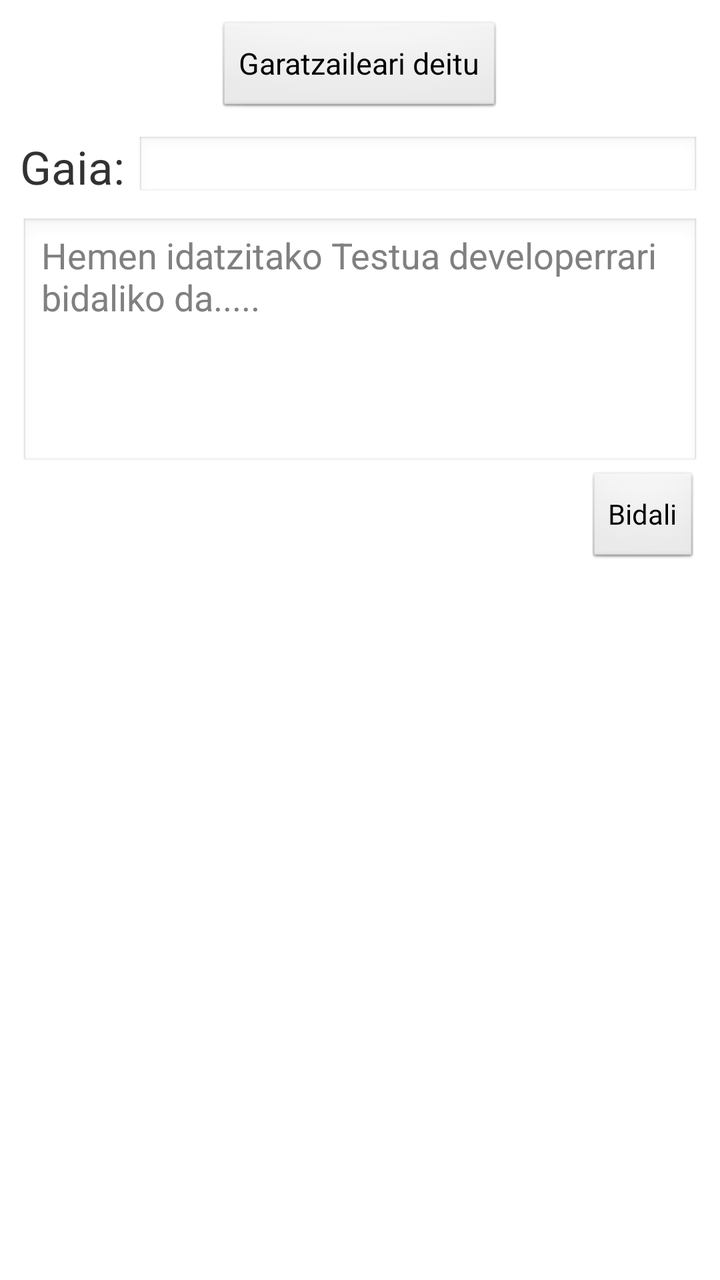
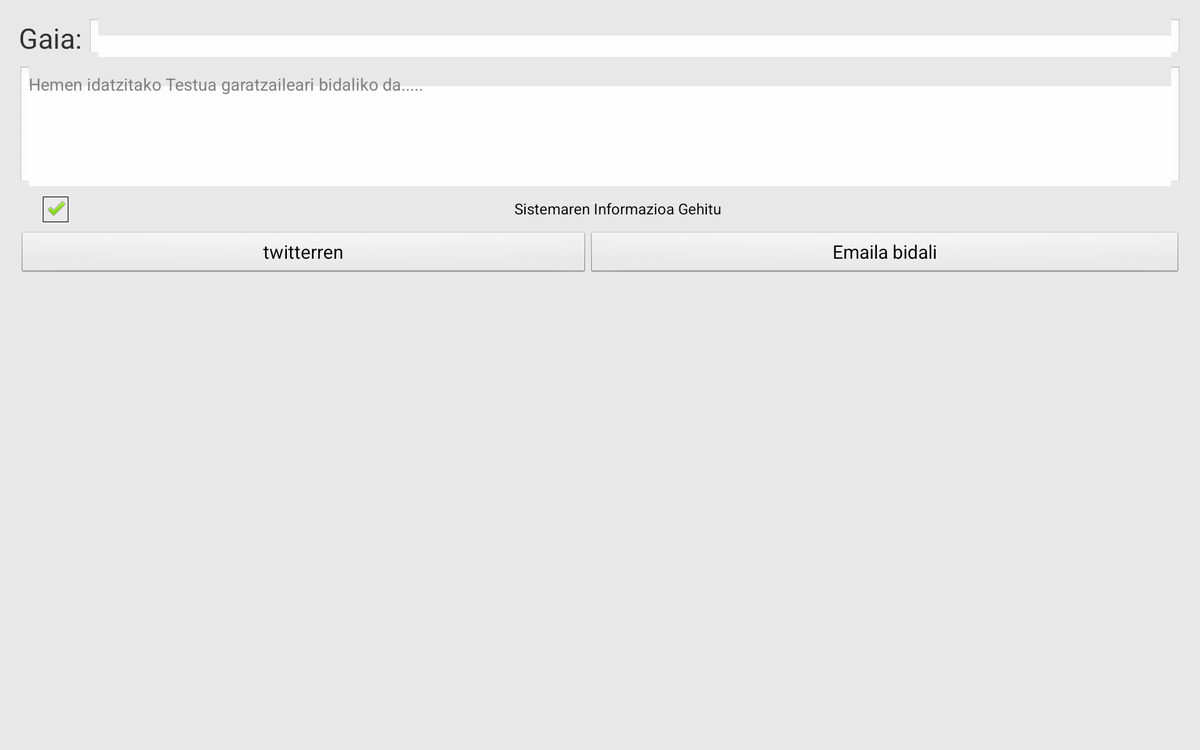

Compare how this app lays out the same screen by default and in its alternative resource folder. The renders come first, then the two layout files and the values they reference.
<!-- AndroidManifest.xml: application theme AppTheme -->
<!-- res/layout/kontaktua.xml -->
<LinearLayout xmlns:android="http://schemas.android.com/apk/res/android"
    xmlns:tools="http://schemas.android.com/tools"
    android:layout_width="match_parent"
    android:layout_height="match_parent"
    android:orientation="vertical"
    android:padding="10dip" >
    
<TableRow
        android:id="@+id/tableRow1"
        android:layout_width="match_parent"
        android:layout_height="wrap_content"
        android:gravity="center" 
        android:paddingBottom="10dip">

       

        <Button
            android:id="@+id/deitu"
            android:layout_width="wrap_content"
            android:layout_height="wrap_content"
            android:onClick="onclickdeitu"
            android:text="Garatzaileari deitu"
            android:textSize="15sp" />

    </TableRow>
    

        <TableRow
            android:id="@+id/tableRow2"
            android:layout_width="match_parent"
            android:layout_height="wrap_content" 
            android:paddingBottom="10dip">

            <TextView
                android:id="@+id/txtgaia"
                android:layout_width="wrap_content"
                android:layout_height="wrap_content"
                android:text="Gaia: "
                android:textSize="23sp" 
                android:layout_gravity="bottom"/>

            <EditText
                android:id="@+id/Gaia"
                android:layout_width="match_parent"
                android:layout_height="fill_parent"
                android:textSize="15sp" >
               
           </EditText>

            
            
        </TableRow>

    <TableLayout
        android:layout_width="wrap_content"
        android:layout_height="wrap_content" >

</TableLayout>
   
    <EditText
        android:id="@+id/testua"
        android:layout_width="match_parent"
        android:layout_height="wrap_content"
        android:gravity="top"
        android:lines="5"
        android:width="300sp" 
         android:hint="Hemen idatzitako Testua developerrari bidaliko da....."/>

     <Button
            android:id="@+id/bidali"
            android:layout_width="wrap_content"
            android:layout_height="wrap_content"
            android:onClick="onclickenviar"
            android:text="Bidali" 
            android:layout_gravity="right"/>

</LinearLayout>
<!-- resources referenced by this layout -->
<resources>
  <style name="AppTheme" parent="AppBaseTheme">
          
      </style>
  <style name="AppBaseTheme" parent="android:Theme.Light">
          
      </style>
</resources>
<!-- res/layout-xlarge/kontaktua.xml (the repository's variant of the layout above) -->
<!-- drawn on a large tablet held sideways -->
<LinearLayout xmlns:android="http://schemas.android.com/apk/res/android"
    android:layout_width="match_parent"
    android:layout_height="match_parent"
    android:orientation="vertical"
    android:background="@color/zuria"
    android:padding="20dp" >
    

    <TableRow
        android:id="@+id/kontaktua_tableRow1"
        android:layout_width="match_parent"
        android:layout_height="wrap_content" 
        android:paddingBottom="10dp">

        <TextView
            android:id="@+id/kontaktua_txtgaia"
            android:layout_weight="0.1"
            android:layout_width="wrap_content"
            android:layout_height="wrap_content"
            android:text="Gaia: "
            android:textSize="30sp"
            android:layout_gravity="bottom"/>

        <EditText
            android:id="@+id/kontaktua_Gaia"
            android:layout_weight="9"
            android:layout_width="match_parent"
            android:layout_height="fill_parent"
            android:textSize="20sp" >
           
       </EditText>

            
   </TableRow>
   
    <EditText
        android:id="@+id/kontaktua_testua"
        android:layout_width="match_parent"
        android:layout_height="wrap_content"
        android:gravity="top"
        android:lines="5"
        android:width="300dp" 
        android:hint="Hemen idatzitako Testua garatzaileari bidaliko da....."

        />

    <CheckBox
        android:id="@+id/kontaktua_checkBox"
        android:checked="true"
        android:layout_width="match_parent"
        android:layout_height="wrap_content"
        android:text="Sistemaren Informazioa Gehitu"
        android:padding="10dp"
        android:gravity="center"
        android:layout_marginLeft="20dp"
        android:layout_marginRight="20dp"

        />

    
    <TableRow
        android:id="@+id/kontaktua_tableRow2"
        android:layout_width="match_parent"
        android:layout_height="wrap_content" 
        android:paddingBottom="10dp">
    
    
    <Button
        android:id="@+id/kontaktua_deitu"
        android:layout_weight="1"
        android:layout_width="wrap_content"
        android:layout_height="wrap_content"
        android:onClick="onclicktwitter"
        android:text="twitterren"
        android:textSize="20sp"
            />
    
    <Button
        android:id="@+id/kontaktua_bidali"
        android:layout_weight="1"
        android:layout_width="wrap_content"
        android:layout_height="wrap_content"
        android:text="Emaila bidali"
        android:layout_gravity="right"
        android:textSize="20sp"
        />

     </TableRow>
</LinearLayout>
<!-- resources referenced by the variant -->
<!-- as a large tablet held sideways resolves them -->
<resources>
  <color name="zuria">#E8E8E8</color>
  <style name="AppTheme" parent="AppBaseTheme">
          
      </style>
  <style name="AppBaseTheme" parent="android:Theme.Light">
          
      </style>
</resources>
